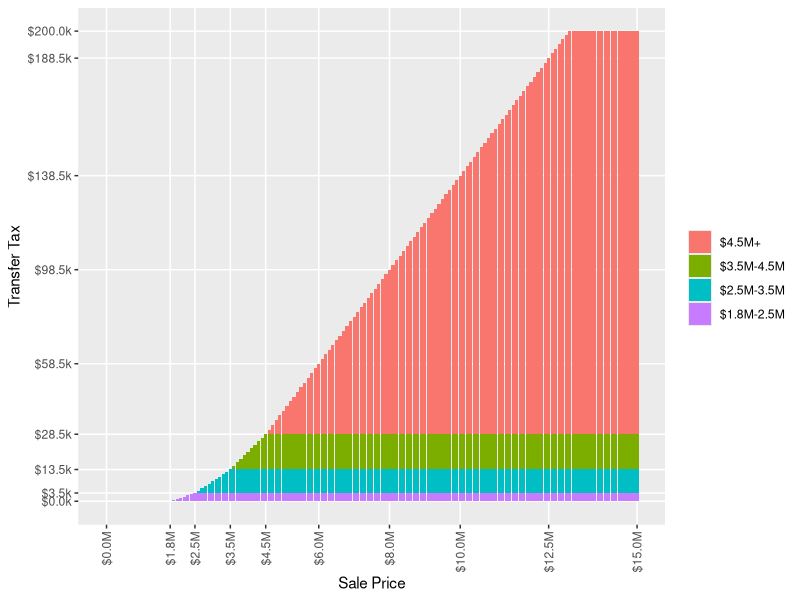

Write R code to recreate this figure.
library(ggplot2)

sale_price <- seq(0, 15e6, 100000)
# 2) The rate of the tax shall be one-half of one percent (0.5%) (five dollars
# ($5.00) for each one thousand dollars ($1,000.00) or fractional part thereof)
# for the value of consideration for property paid in excess of one million
# eight-hundred thousand dollars $1,800,000 but less than two million
# five-hundred thousand dollars($2,500,000.00).
tier2_fn <- function(x) {
  0.005 * min(2.5e6-1.8e6, max(0, x - 1.8e6))
}
tier2 <- sapply(sale_price, tier2_fn)

# (3) The rate of the tax shall be one percent (1%) (ten dollars ($10.00) for
# each one thousand dollars ($1,000.00)or fractional part thereof) for the
# value of the consideration for property conveyed in excess of two million
# five-hundred thousand dollars ($2,500,000) but less than three million
# five-hundred thousand dollars ($3,500,000).
tier3_fn <- function(x) {
  0.01 * min(3.5e6-2.5e6, max(0, x - 2.5e6))
}
tier3 <- sapply(sale_price, tier3_fn)


# (4) The rate of the tax shall be one and one-half percent (1.50%) (fifteen
# dollars ($15.00) for each one thousand dollars ($1,000.00) or fractional part
# thereof) for the value of the consideration for property conveyed in excess
# of three million five-hundred dollars ($3,500,000) but less than four million
# five-hundred thousand dollars($4,500,000).
tier4_fn <- function(x) {
  0.015 * min(4.5e6-3.5e6, max(0, x - 3.5e6))
}
tier4 <- sapply(sale_price, tier4_fn)
                
# (5) The rate of the tax shall be two percent (2.00%) (twenty dollars ($20.00)
# for each one thousand dollars ($1,000.00) or fractional part thereof) for the
# value of the consideration for property conveyed in excess of four million
# five-hundred thousand dollars ($4,500,000) provided, however, that the
# maximum amount of tax paid on any taxable transaction shall not exceed two
# hundred thousand dollars ($200,000).
cap_value <- 2e5 - max(tier2) - max(tier3) - max(tier4)
tier5_fn <- function(x) {
  min(cap_value, 0.02 * max(0, x - 4.5e6))
}
tier5 <- sapply(sale_price, tier5_fn)
                
df <- data.frame(
  sale_price = rep(sale_price,4),
  tier = c(rep("tier2", length(tier2)), rep("tier3", length(tier3)), rep("tier4", length(tier4)), rep("tier5", length(tier5))),
  transfer_tax = c(tier2, tier3, tier4, tier5)
)
df$tier <- factor(df$tier, levels=c("tier5", "tier4", "tier3", "tier2"))
x_ticks <- c(0, 1.8e6, 2.5e6, 3.5e6, 4.5e6, 6e6, 8e6, 10e6, 12.5e6, 15e6)
index_of_6e6 <- match(6e6, sale_price)
m <- match(x_ticks, sale_price)
y_ticks <- sapply(m, function(x) tier2[x] + tier3[x] + tier4[x] + tier5[x])
# remove the repeated '0' entry
y_ticks <- unique(y_ticks)

# Create the stacked barplot with a numeric x-axis
p <- ggplot(df, aes(x = sale_price, y = transfer_tax, fill=tier)) +
  xlab("Sale Price") + ylab("Transfer Tax") +
  theme(axis.text.x = element_text(angle = 90, vjust = 0.5, hjust=1)) +
  geom_bar(stat="identity", position="stack") +
  scale_x_continuous(labels = function(x) sprintf("$%1.1fM", x / 1e6), breaks=x_ticks, minor_breaks=c(0, 15e6)) +
  scale_y_continuous(labels = function(y) sprintf("$%1.1fk", y / 1e3), breaks=y_ticks, minor_breaks=c(0, 200000)) +
  scale_fill_hue(name="", labels=c("$4.5M+", "$3.5M-4.5M", "$2.5M-3.5M", "$1.8M-2.5M"))

print(p)
